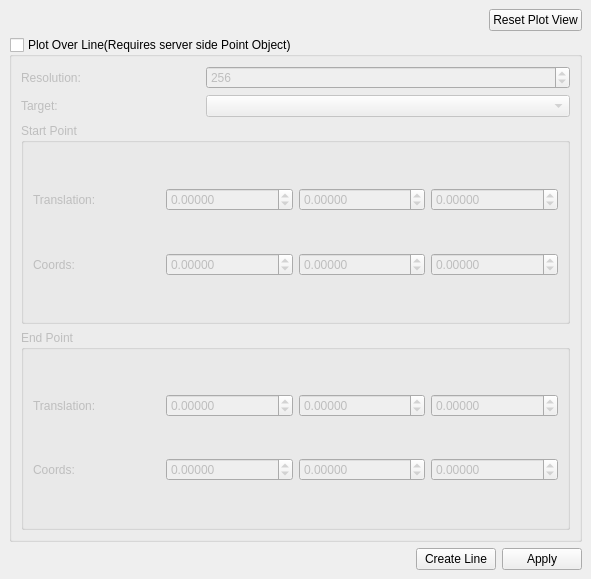
<?xml version="1.0" encoding="UTF-8"?>
<ui version="4.0">
 <class>PlotOverLineEditor</class>
 <widget class="QDockWidget" name="PlotOverLineEditor">
  <property name="geometry">
   <rect>
    <x>0</x>
    <y>0</y>
    <width>591</width>
    <height>579</height>
   </rect>
  </property>
  <property name="windowTitle">
   <string>Plot Over Line Editor</string>
  </property>
  <widget class="QWidget" name="dockWidgetContents">
   <layout class="QGridLayout" name="gridLayout_4">
    <item row="0" column="0">
     <layout class="QGridLayout" name="customPlotArea"/>
    </item>
    <item row="1" column="0">
     <layout class="QHBoxLayout" name="horizontalLayout_2">
      <item>
       <spacer name="horizontalSpacer_2">
        <property name="orientation">
         <enum>Qt::Horizontal</enum>
        </property>
        <property name="sizeHint" stdset="0">
         <size>
          <width>40</width>
          <height>20</height>
         </size>
        </property>
       </spacer>
      </item>
      <item>
       <widget class="QPushButton" name="resetPlotViewPushButton">
        <property name="text">
         <string>Reset Plot View</string>
        </property>
       </widget>
      </item>
     </layout>
    </item>
    <item row="2" column="0">
     <widget class="QGroupBox" name="plotOverLineGroupBox">
      <property name="title">
       <string>Plot Over Line(Requires server side Point Object)</string>
      </property>
      <property name="checkable">
       <bool>true</bool>
      </property>
      <property name="checked">
       <bool>false</bool>
      </property>
      <layout class="QGridLayout" name="gridLayout">
       <item row="2" column="0">
        <widget class="QLabel" name="targetLabel">
         <property name="text">
          <string>Target:</string>
         </property>
        </widget>
       </item>
       <item row="2" column="1" colspan="2">
        <widget class="QComboBox" name="targetComboBox"/>
       </item>
       <item row="1" column="1" colspan="2">
        <widget class="QSpinBox" name="resolutionSpinBox">
         <property name="sizePolicy">
          <sizepolicy hsizetype="Preferred" vsizetype="Fixed">
           <horstretch>0</horstretch>
           <verstretch>0</verstretch>
          </sizepolicy>
         </property>
         <property name="minimum">
          <number>2</number>
         </property>
         <property name="maximum">
          <number>4096</number>
         </property>
         <property name="value">
          <number>256</number>
         </property>
        </widget>
       </item>
       <item row="1" column="0">
        <widget class="QLabel" name="resolutionLabel">
         <property name="text">
          <string>Resolution:</string>
         </property>
        </widget>
       </item>
       <item row="4" column="0" colspan="3">
        <widget class="QGroupBox" name="groupBox_3">
         <property name="title">
          <string>End Point</string>
         </property>
         <layout class="QGridLayout" name="gridLayout_3">
          <item row="1" column="3">
           <widget class="QDoubleSpinBox" name="endCoordsZDoubleSpinBox">
            <property name="decimals">
             <number>5</number>
            </property>
            <property name="minimum">
             <double>-1000000.000000000000000</double>
            </property>
            <property name="maximum">
             <double>1000000.000000000000000</double>
            </property>
            <property name="singleStep">
             <double>0.010000000000000</double>
            </property>
           </widget>
          </item>
          <item row="1" column="2">
           <widget class="QDoubleSpinBox" name="endCoordsYDoubleSpinBox">
            <property name="decimals">
             <number>5</number>
            </property>
            <property name="minimum">
             <double>-1000000.000000000000000</double>
            </property>
            <property name="maximum">
             <double>1000000.000000000000000</double>
            </property>
            <property name="singleStep">
             <double>0.010000000000000</double>
            </property>
           </widget>
          </item>
          <item row="1" column="0">
           <widget class="QLabel" name="endPointCoordsLabel">
            <property name="text">
             <string>Coords:</string>
            </property>
           </widget>
          </item>
          <item row="0" column="0">
           <widget class="QLabel" name="endPointTranslationLabel">
            <property name="text">
             <string>Translation:</string>
            </property>
           </widget>
          </item>
          <item row="1" column="1">
           <widget class="QDoubleSpinBox" name="endCoordsXDoubleSpinBox">
            <property name="decimals">
             <number>5</number>
            </property>
            <property name="minimum">
             <double>-1000000.000000000000000</double>
            </property>
            <property name="maximum">
             <double>1000000.000000000000000</double>
            </property>
            <property name="singleStep">
             <double>0.010000000000000</double>
            </property>
           </widget>
          </item>
          <item row="0" column="1">
           <widget class="QDoubleSpinBox" name="endTranslationXDoubleSpinBox">
            <property name="decimals">
             <number>5</number>
            </property>
            <property name="minimum">
             <double>-30000.000000000000000</double>
            </property>
            <property name="maximum">
             <double>30000.000000000000000</double>
            </property>
            <property name="singleStep">
             <double>0.010000000000000</double>
            </property>
           </widget>
          </item>
          <item row="0" column="2">
           <widget class="QDoubleSpinBox" name="endTranslationYDoubleSpinBox">
            <property name="decimals">
             <number>5</number>
            </property>
            <property name="minimum">
             <double>-30000.000000000000000</double>
            </property>
            <property name="maximum">
             <double>30000.000000000000000</double>
            </property>
            <property name="singleStep">
             <double>0.010000000000000</double>
            </property>
           </widget>
          </item>
          <item row="0" column="3">
           <widget class="QDoubleSpinBox" name="endTranslationZDoubleSpinBox">
            <property name="decimals">
             <number>5</number>
            </property>
            <property name="minimum">
             <double>-30000.000000000000000</double>
            </property>
            <property name="maximum">
             <double>30000.000000000000000</double>
            </property>
            <property name="singleStep">
             <double>0.010000000000000</double>
            </property>
           </widget>
          </item>
         </layout>
        </widget>
       </item>
       <item row="3" column="0" colspan="3">
        <widget class="QGroupBox" name="groupBox_2">
         <property name="title">
          <string>Start Point</string>
         </property>
         <layout class="QGridLayout" name="gridLayout_2">
          <item row="1" column="3">
           <widget class="QDoubleSpinBox" name="startCoordsZDoubleSpinBox">
            <property name="decimals">
             <number>5</number>
            </property>
            <property name="minimum">
             <double>-1000000.000000000000000</double>
            </property>
            <property name="maximum">
             <double>1000000.000000000000000</double>
            </property>
            <property name="singleStep">
             <double>0.010000000000000</double>
            </property>
           </widget>
          </item>
          <item row="1" column="2">
           <widget class="QDoubleSpinBox" name="startCoordsYDoubleSpinBox">
            <property name="decimals">
             <number>5</number>
            </property>
            <property name="minimum">
             <double>-1000000.000000000000000</double>
            </property>
            <property name="maximum">
             <double>1000000.000000000000000</double>
            </property>
            <property name="singleStep">
             <double>0.010000000000000</double>
            </property>
           </widget>
          </item>
          <item row="1" column="0">
           <widget class="QLabel" name="startPointCoordsLabel">
            <property name="text">
             <string>Coords:</string>
            </property>
           </widget>
          </item>
          <item row="0" column="0">
           <widget class="QLabel" name="startPointTranslationLabel">
            <property name="text">
             <string>Translation:</string>
            </property>
           </widget>
          </item>
          <item row="1" column="1">
           <widget class="QDoubleSpinBox" name="startCoordsXDoubleSpinBox">
            <property name="decimals">
             <number>5</number>
            </property>
            <property name="minimum">
             <double>-1000000.000000000000000</double>
            </property>
            <property name="maximum">
             <double>1000000.000000000000000</double>
            </property>
            <property name="singleStep">
             <double>0.010000000000000</double>
            </property>
           </widget>
          </item>
          <item row="0" column="1">
           <widget class="QDoubleSpinBox" name="startTranslationXDoubleSpinBox">
            <property name="decimals">
             <number>5</number>
            </property>
            <property name="minimum">
             <double>-30000.000000000000000</double>
            </property>
            <property name="maximum">
             <double>30000.000000000000000</double>
            </property>
            <property name="singleStep">
             <double>0.010000000000000</double>
            </property>
           </widget>
          </item>
          <item row="0" column="2">
           <widget class="QDoubleSpinBox" name="startTranslationYDoubleSpinBox">
            <property name="decimals">
             <number>5</number>
            </property>
            <property name="minimum">
             <double>-30000.000000000000000</double>
            </property>
            <property name="maximum">
             <double>30000.000000000000000</double>
            </property>
            <property name="singleStep">
             <double>0.010000000000000</double>
            </property>
           </widget>
          </item>
          <item row="0" column="3">
           <widget class="QDoubleSpinBox" name="startTranslationZDoubleSpinBox">
            <property name="decimals">
             <number>5</number>
            </property>
            <property name="minimum">
             <double>-30000.000000000000000</double>
            </property>
            <property name="maximum">
             <double>30000.000000000000000</double>
            </property>
            <property name="singleStep">
             <double>0.010000000000000</double>
            </property>
           </widget>
          </item>
         </layout>
        </widget>
       </item>
      </layout>
     </widget>
    </item>
    <item row="3" column="0">
     <layout class="QHBoxLayout" name="horizontalLayout">
      <item>
       <spacer name="horizontalSpacer">
        <property name="orientation">
         <enum>Qt::Horizontal</enum>
        </property>
        <property name="sizeHint" stdset="0">
         <size>
          <width>40</width>
          <height>20</height>
         </size>
        </property>
       </spacer>
      </item>
      <item>
       <widget class="QPushButton" name="createLinePushButton">
        <property name="text">
         <string>Create Line</string>
        </property>
       </widget>
      </item>
      <item>
       <widget class="QPushButton" name="applyPushButton">
        <property name="text">
         <string>Apply</string>
        </property>
       </widget>
      </item>
     </layout>
    </item>
   </layout>
  </widget>
 </widget>
 <resources/>
 <connections/>
</ui>
